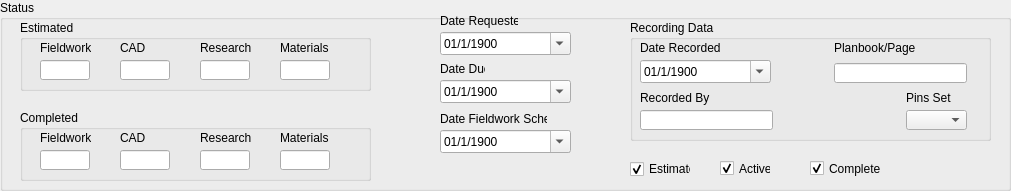
       <widget class="QGroupBox" name="groupBox_status">
        <property name="geometry">
         <rect>
          <x>20</x>
          <y>660</y>
          <width>1011</width>
          <height>191</height>
         </rect>
        </property>
        <property name="font">
         <font>
          <weight>50</weight>
          <italic>false</italic>
          <bold>false</bold>
         </font>
        </property>
        <property name="title">
         <string>Status</string>
        </property>
        <widget class="QLabel" name="label_15">
         <property name="geometry">
          <rect>
           <x>440</x>
           <y>13</y>
           <width>78</width>
           <height>16</height>
          </rect>
         </property>
         <property name="font">
          <font>
           <weight>50</weight>
           <bold>false</bold>
          </font>
         </property>
         <property name="text">
          <string>Date Requested</string>
         </property>
        </widget>
        <widget class="QLabel" name="label_16">
         <property name="geometry">
          <rect>
           <x>440</x>
           <y>61</y>
           <width>45</width>
           <height>16</height>
          </rect>
         </property>
         <property name="font">
          <font>
           <weight>50</weight>
           <bold>false</bold>
          </font>
         </property>
         <property name="text">
          <string>Date Due</string>
         </property>
        </widget>
        <widget class="QLabel" name="label_17">
         <property name="geometry">
          <rect>
           <x>440</x>
           <y>111</y>
           <width>107</width>
           <height>16</height>
          </rect>
         </property>
         <property name="font">
          <font>
           <weight>50</weight>
           <bold>false</bold>
          </font>
         </property>
         <property name="text">
          <string>Date Fieldwork Sched.</string>
         </property>
        </widget>
        <widget class="QLabel" name="label_101">
         <property name="geometry">
          <rect>
           <x>906</x>
           <y>90</y>
           <width>60</width>
           <height>16</height>
          </rect>
         </property>
         <property name="text">
          <string>Pins Set</string>
         </property>
        </widget>
        <widget class="QLineEdit" name="hrs_cad_est">
         <property name="geometry">
          <rect>
           <x>120</x>
           <y>60</y>
           <width>50</width>
           <height>20</height>
          </rect>
         </property>
         <property name="sizePolicy">
          <sizepolicy hsizetype="Fixed" vsizetype="Fixed">
           <horstretch>0</horstretch>
           <verstretch>0</verstretch>
          </sizepolicy>
         </property>
         <property name="maximumSize">
          <size>
           <width>50</width>
           <height>16777215</height>
          </size>
         </property>
        </widget>
        <widget class="QLineEdit" name="hrs_fw_est">
         <property name="geometry">
          <rect>
           <x>40</x>
           <y>60</y>
           <width>50</width>
           <height>20</height>
          </rect>
         </property>
         <property name="sizePolicy">
          <sizepolicy hsizetype="Fixed" vsizetype="Fixed">
           <horstretch>0</horstretch>
           <verstretch>0</verstretch>
          </sizepolicy>
         </property>
         <property name="maximumSize">
          <size>
           <width>50</width>
           <height>16777215</height>
          </size>
         </property>
        </widget>
        <widget class="QLabel" name="label_24">
         <property name="geometry">
          <rect>
           <x>40</x>
           <y>40</y>
           <width>51</width>
           <height>16</height>
          </rect>
         </property>
         <property name="text">
          <string>Fieldwork</string>
         </property>
         <property name="buddy">
          <cstring>hrs_fw_est</cstring>
         </property>
        </widget>
        <widget class="QLabel" name="label_25">
         <property name="geometry">
          <rect>
           <x>200</x>
           <y>40</y>
           <width>51</width>
           <height>16</height>
          </rect>
         </property>
         <property name="text">
          <string>Research</string>
         </property>
         <property name="buddy">
          <cstring>hrs_rs_est</cstring>
         </property>
        </widget>
        <widget class="QLineEdit" name="hrs_rs_est">
         <property name="geometry">
          <rect>
           <x>200</x>
           <y>60</y>
           <width>50</width>
           <height>20</height>
          </rect>
         </property>
         <property name="sizePolicy">
          <sizepolicy hsizetype="Fixed" vsizetype="Fixed">
           <horstretch>0</horstretch>
           <verstretch>0</verstretch>
          </sizepolicy>
         </property>
         <property name="maximumSize">
          <size>
           <width>50</width>
           <height>16777215</height>
          </size>
         </property>
        </widget>
        <widget class="QLabel" name="label_26">
         <property name="geometry">
          <rect>
           <x>120</x>
           <y>40</y>
           <width>51</width>
           <height>16</height>
          </rect>
         </property>
         <property name="text">
          <string>CAD</string>
         </property>
         <property name="buddy">
          <cstring>hrs_cad_est</cstring>
         </property>
        </widget>
        <widget class="QGroupBox" name="groupBox">
         <property name="geometry">
          <rect>
           <x>20</x>
           <y>20</y>
           <width>351</width>
           <height>71</height>
          </rect>
         </property>
         <property name="title">
          <string>Estimated</string>
         </property>
         <widget class="QLineEdit" name="hrs_misc_est">
          <property name="geometry">
           <rect>
            <x>260</x>
            <y>40</y>
            <width>50</width>
            <height>20</height>
           </rect>
          </property>
          <property name="sizePolicy">
           <sizepolicy hsizetype="Fixed" vsizetype="Fixed">
            <horstretch>0</horstretch>
            <verstretch>0</verstretch>
           </sizepolicy>
          </property>
          <property name="maximumSize">
           <size>
            <width>50</width>
            <height>16777215</height>
           </size>
          </property>
          <property name="text">
           <string/>
          </property>
         </widget>
         <widget class="QLabel" name="label_27">
          <property name="geometry">
           <rect>
            <x>260</x>
            <y>20</y>
            <width>51</width>
            <height>16</height>
           </rect>
          </property>
          <property name="text">
           <string>Materials</string>
          </property>
          <property name="buddy">
           <cstring>hrs_rs_est</cstring>
          </property>
         </widget>
        </widget>
        <widget class="QGroupBox" name="groupBox_2">
         <property name="geometry">
          <rect>
           <x>20</x>
           <y>110</y>
           <width>351</width>
           <height>71</height>
          </rect>
         </property>
         <property name="title">
          <string>Completed</string>
         </property>
         <widget class="QLineEdit" name="hrs_cad_comp">
          <property name="geometry">
           <rect>
            <x>100</x>
            <y>40</y>
            <width>50</width>
            <height>20</height>
           </rect>
          </property>
          <property name="sizePolicy">
           <sizepolicy hsizetype="Fixed" vsizetype="Fixed">
            <horstretch>0</horstretch>
            <verstretch>0</verstretch>
           </sizepolicy>
          </property>
          <property name="maximumSize">
           <size>
            <width>50</width>
            <height>16777215</height>
           </size>
          </property>
         </widget>
         <widget class="QLabel" name="label_32">
          <property name="geometry">
           <rect>
            <x>20</x>
            <y>20</y>
            <width>51</width>
            <height>16</height>
           </rect>
          </property>
          <property name="text">
           <string>Fieldwork</string>
          </property>
          <property name="buddy">
           <cstring>hrs_fw_est</cstring>
          </property>
         </widget>
         <widget class="QLineEdit" name="hrs_fw_comp">
          <property name="geometry">
           <rect>
            <x>20</x>
            <y>40</y>
            <width>50</width>
            <height>20</height>
           </rect>
          </property>
          <property name="sizePolicy">
           <sizepolicy hsizetype="Fixed" vsizetype="Fixed">
            <horstretch>0</horstretch>
            <verstretch>0</verstretch>
           </sizepolicy>
          </property>
          <property name="maximumSize">
           <size>
            <width>50</width>
            <height>16777215</height>
           </size>
          </property>
         </widget>
         <widget class="QLabel" name="label_31">
          <property name="geometry">
           <rect>
            <x>100</x>
            <y>20</y>
            <width>51</width>
            <height>16</height>
           </rect>
          </property>
          <property name="text">
           <string>CAD</string>
          </property>
          <property name="buddy">
           <cstring>hrs_cad_est</cstring>
          </property>
         </widget>
         <widget class="QLabel" name="label_33">
          <property name="geometry">
           <rect>
            <x>180</x>
            <y>20</y>
            <width>51</width>
            <height>16</height>
           </rect>
          </property>
          <property name="text">
           <string>Research</string>
          </property>
          <property name="buddy">
           <cstring>hrs_rs_est</cstring>
          </property>
         </widget>
         <widget class="QLineEdit" name="hrs_rs_comp">
          <property name="geometry">
           <rect>
            <x>180</x>
            <y>40</y>
            <width>50</width>
            <height>20</height>
           </rect>
          </property>
          <property name="sizePolicy">
           <sizepolicy hsizetype="Fixed" vsizetype="Fixed">
            <horstretch>0</horstretch>
            <verstretch>0</verstretch>
           </sizepolicy>
          </property>
          <property name="maximumSize">
           <size>
            <width>50</width>
            <height>16777215</height>
           </size>
          </property>
         </widget>
         <widget class="QLabel" name="label_28">
          <property name="geometry">
           <rect>
            <x>260</x>
            <y>20</y>
            <width>51</width>
            <height>16</height>
           </rect>
          </property>
          <property name="text">
           <string>Materials</string>
          </property>
          <property name="buddy">
           <cstring>hrs_rs_est</cstring>
          </property>
         </widget>
         <widget class="QLineEdit" name="hrs_misc_comp">
          <property name="geometry">
           <rect>
            <x>260</x>
            <y>40</y>
            <width>50</width>
            <height>20</height>
           </rect>
          </property>
          <property name="sizePolicy">
           <sizepolicy hsizetype="Fixed" vsizetype="Fixed">
            <horstretch>0</horstretch>
            <verstretch>0</verstretch>
           </sizepolicy>
          </property>
          <property name="maximumSize">
           <size>
            <width>50</width>
            <height>16777215</height>
           </size>
          </property>
          <property name="text">
           <string/>
          </property>
         </widget>
        </widget>
        <widget class="QCheckBox" name="active">
         <property name="geometry">
          <rect>
           <x>720</x>
           <y>160</y>
           <width>51</width>
           <height>17</height>
          </rect>
         </property>
         <property name="text">
          <string>Active</string>
         </property>
         <property name="checked">
          <bool>true</bool>
         </property>
        </widget>
        <widget class="QGroupBox" name="groupBox_recording">
         <property name="geometry">
          <rect>
           <x>630</x>
           <y>20</y>
           <width>361</width>
           <height>121</height>
          </rect>
         </property>
         <property name="title">
          <string>Recording Data</string>
         </property>
         <widget class="QLabel" name="label_65">
          <property name="geometry">
           <rect>
            <x>10</x>
            <y>20</y>
            <width>123</width>
            <height>16</height>
           </rect>
          </property>
          <property name="font">
           <font>
            <weight>50</weight>
            <bold>false</bold>
           </font>
          </property>
          <property name="text">
           <string>Date Recorded</string>
          </property>
         </widget>
         <widget class="QLineEdit" name="planbook_page">
          <property name="geometry">
           <rect>
            <x>204</x>
            <y>43</y>
            <width>133</width>
            <height>20</height>
           </rect>
          </property>
          <property name="sizePolicy">
           <sizepolicy hsizetype="Fixed" vsizetype="Fixed">
            <horstretch>0</horstretch>
            <verstretch>0</verstretch>
           </sizepolicy>
          </property>
         </widget>
         <widget class="QLabel" name="label_99">
          <property name="geometry">
           <rect>
            <x>204</x>
            <y>20</y>
            <width>101</width>
            <height>16</height>
           </rect>
          </property>
          <property name="text">
           <string>Planbook/Page</string>
          </property>
         </widget>
         <widget class="QDateTimeEdit" name="date_recorded">
          <property name="geometry">
           <rect>
            <x>10</x>
            <y>40</y>
            <width>131</width>
            <height>23</height>
           </rect>
          </property>
          <property name="minimumSize">
           <size>
            <width>42</width>
            <height>20</height>
           </size>
          </property>
          <property name="date">
           <date>
            <year>1900</year>
            <month>1</month>
            <day>1</day>
           </date>
          </property>
          <property name="minimumDate">
           <date>
            <year>1900</year>
            <month>1</month>
            <day>1</day>
           </date>
          </property>
          <property name="displayFormat">
           <string>MM/d/yyyy</string>
          </property>
          <property name="calendarPopup">
           <bool>true</bool>
          </property>
         </widget>
         <widget class="QLabel" name="label_100">
          <property name="geometry">
           <rect>
            <x>10</x>
            <y>70</y>
            <width>101</width>
            <height>16</height>
           </rect>
          </property>
          <property name="text">
           <string>Recorded By</string>
          </property>
         </widget>
         <widget class="QLineEdit" name="recorded_by">
          <property name="geometry">
           <rect>
            <x>10</x>
            <y>90</y>
            <width>133</width>
            <height>20</height>
           </rect>
          </property>
          <property name="sizePolicy">
           <sizepolicy hsizetype="Fixed" vsizetype="Fixed">
            <horstretch>0</horstretch>
            <verstretch>0</verstretch>
           </sizepolicy>
          </property>
         </widget>
         <widget class="QComboBox" name="pins_set">
          <property name="geometry">
           <rect>
            <x>276</x>
            <y>90</y>
            <width>61</width>
            <height>20</height>
           </rect>
          </property>
          <property name="sizePolicy">
           <sizepolicy hsizetype="Fixed" vsizetype="Fixed">
            <horstretch>0</horstretch>
            <verstretch>0</verstretch>
           </sizepolicy>
          </property>
          <item>
           <property name="text">
            <string/>
           </property>
          </item>
         </widget>
        </widget>
        <widget class="QDateTimeEdit" name="date_requested">
         <property name="geometry">
          <rect>
           <x>440</x>
           <y>32</y>
           <width>131</width>
           <height>23</height>
          </rect>
         </property>
         <property name="minimumSize">
          <size>
           <width>42</width>
           <height>20</height>
          </size>
         </property>
         <property name="date">
          <date>
           <year>1900</year>
           <month>1</month>
           <day>1</day>
          </date>
         </property>
         <property name="minimumDate">
          <date>
           <year>1900</year>
           <month>1</month>
           <day>1</day>
          </date>
         </property>
         <property name="displayFormat">
          <string>MM/d/yyyy</string>
         </property>
         <property name="calendarPopup">
          <bool>true</bool>
         </property>
        </widget>
        <widget class="QDateTimeEdit" name="date_due">
         <property name="geometry">
          <rect>
           <x>440</x>
           <y>80</y>
           <width>131</width>
           <height>23</height>
          </rect>
         </property>
         <property name="minimumSize">
          <size>
           <width>42</width>
           <height>20</height>
          </size>
         </property>
         <property name="date">
          <date>
           <year>1900</year>
           <month>1</month>
           <day>1</day>
          </date>
         </property>
         <property name="minimumDate">
          <date>
           <year>1900</year>
           <month>1</month>
           <day>1</day>
          </date>
         </property>
         <property name="displayFormat">
          <string>MM/d/yyyy</string>
         </property>
         <property name="calendarPopup">
          <bool>true</bool>
         </property>
        </widget>
        <widget class="QDateTimeEdit" name="date_fw_sched">
         <property name="geometry">
          <rect>
           <x>440</x>
           <y>130</y>
           <width>131</width>
           <height>23</height>
          </rect>
         </property>
         <property name="minimumSize">
          <size>
           <width>42</width>
           <height>20</height>
          </size>
         </property>
         <property name="date">
          <date>
           <year>1900</year>
           <month>1</month>
           <day>1</day>
          </date>
         </property>
         <property name="minimumDate">
          <date>
           <year>1900</year>
           <month>1</month>
           <day>1</day>
          </date>
         </property>
         <property name="displayFormat">
          <string>MM/d/yyyy</string>
         </property>
         <property name="calendarPopup">
          <bool>true</bool>
         </property>
        </widget>
        <widget class="QCheckBox" name="estimate">
         <property name="geometry">
          <rect>
           <x>630</x>
           <y>159</y>
           <width>61</width>
           <height>20</height>
          </rect>
         </property>
         <property name="text">
          <string>Estimate</string>
         </property>
         <property name="checked">
          <bool>true</bool>
         </property>
        </widget>
        <widget class="QCheckBox" name="completed">
         <property name="geometry">
          <rect>
           <x>810</x>
           <y>160</y>
           <width>71</width>
           <height>17</height>
          </rect>
         </property>
         <property name="text">
          <string>Completed</string>
         </property>
         <property name="checked">
          <bool>true</bool>
         </property>
        </widget>
        <zorder>groupBox_recording</zorder>
        <zorder>groupBox_2</zorder>
        <zorder>groupBox</zorder>
        <zorder>label_15</zorder>
        <zorder>label_16</zorder>
        <zorder>label_17</zorder>
        <zorder>label_101</zorder>
        <zorder>hrs_cad_est</zorder>
        <zorder>hrs_fw_est</zorder>
        <zorder>label_24</zorder>
        <zorder>label_25</zorder>
        <zorder>hrs_rs_est</zorder>
        <zorder>label_26</zorder>
        <zorder>active</zorder>
        <zorder>date_requested</zorder>
        <zorder>date_due</zorder>
        <zorder>date_fw_sched</zorder>
        <zorder>estimate</zorder>
        <zorder>completed</zorder>
       </widget>
